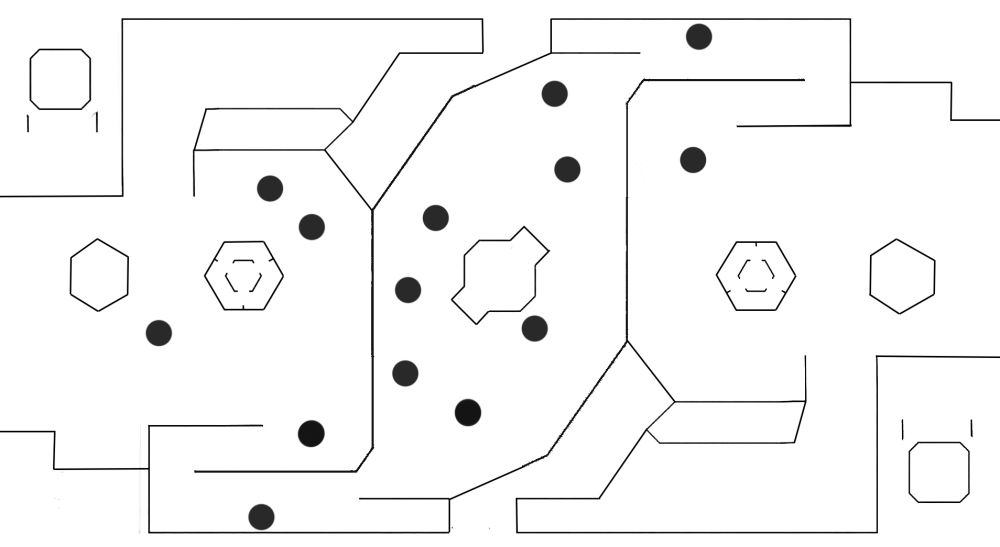
#> input picture Astar/map/RMUC1_B.png, 1000 x 547 px
$ python astar.py
#> lines starting #> are read from the running program, lines starting #| are printed output that depends on the picture; after the words box and inside, x2 and y2 are one past the last pixel; in counts of white or black regions, pixels touching at a corner belong together
import cv2
import numpy as np
import matplotlib.pyplot as plt
import heapq
import time

class Node:
    # [6 lines left out: function __init__, not called in this run]

    def __lt__(self, other):
        return self.f < other.f

def heuristic(a, b):
    return np.linalg.norm(np.array(a) - np.array(b))

# [45 lines left out: function astar, not called in this run]

def jps(grid, start, end):
    from collections import deque
    import math

    directions = [(0, 1), (1, 0), (0, -1), (-1, 0),  # 四方向
                  (1, 1), (1, -1), (-1, 1), (-1, -1)] # 八方向

    def forced_neighbors(pos, parent_pos):
        # 实现跳跃点检测逻辑（此处简化）
        # 完整实现需处理斜向跳跃和强迫邻居
        x, y = pos
        px, py = parent_pos if parent_pos else (x, y)
        dx, dy = x - px, y - py

        # 简化版：直接返回所有可行方向
        neighbors = []
        for dx, dy in directions:
            nx, ny = x + dx, y + dy
            if 0 <= nx < grid.shape[0] and 0 <= ny < grid.shape[1] and grid[nx, ny] == 255:
                neighbors.append((nx, ny))
        return neighbors

    open_set = {start: 0}
    came_from = {}
    g_score = {start: 0}
    f_score = {start: heuristic(start, end)}
    open_heap = [(f_score[start], start)]

    while open_heap:
        _, current = heapq.heappop(open_heap)
        if current == end:
            path = []
            while current in came_from:
                path.append(current)
                current = came_from[current]
            path.append(start)
            return path[::-1]

        for neighbor in forced_neighbors(current, came_from.get(current)):
            tentative_g = g_score[current] + heuristic(current, neighbor)
            if neighbor not in g_score or tentative_g < g_score[neighbor]:
                came_from[neighbor] = current
                g_score[neighbor] = tentative_g
                f_score[neighbor] = tentative_g + heuristic(neighbor, end)
                if neighbor not in open_set:
                    heapq.heappush(open_heap, (f_score[neighbor], neighbor))
                    open_set[neighbor] = 1

    return None

def inflate_obstacles(binary_map, radius):
    """对障碍物进行膨胀处理，同时返回膨胀区域mask"""
    kernel = cv2.getStructuringElement(cv2.MORPH_ELLIPSE, (radius*2+1, radius*2+1))
    inflated = cv2.dilate(255 - binary_map, kernel)
    result = 255 - inflated

    # 计算膨胀区域mask（1表示膨胀新增的区域）
    inflate_mask = np.logical_and(result == 0, binary_map == 255).astype(np.uint8)
    return result, inflate_mask

def plot_paths(original_map, inflated_map, inflate_mask, path, start, end):
    """专业风格可视化地图 - 输出两张图像"""
    # 第一张图：膨胀后的地图加路径
    img_inflated = np.full((*inflated_map.shape, 3), 255, dtype=np.uint8)  # 全白底

    # 原始障碍物（深灰）
    img_inflated[original_map == 0] = (50, 50, 50)

    # 膨胀区域（蓝）
    img_inflated[inflate_mask == 1] = (255, 0, 0)

    # 路径轨迹（橘红，线宽加粗）
    for y, x in path:
        img_inflated[y, x] = (0, 100, 255)

    # 起点（青绿色，增大标记）
    img_inflated[start[0], start[1]] = (0, 255, 255)

    # 终点（品红）
    img_inflated[end[0], end[1]] = (255, 0, 255)

    # 第二张图：原始地图上的路径（无膨胀可视化）
    img_original = np.full((*original_map.shape, 3), 255, dtype=np.uint8)  # 全白底

    # 原始障碍物（深灰）
    img_original[original_map == 0] = (50, 50, 50)

    # 路径轨迹（橘红，线宽加粗）
    for y, x in path:
        img_original[y, x] = (0, 100, 255)

    # 起点（青绿色，增大标记）
    img_original[start[0], start[1]] = (0, 255, 255)

    # 终点（品红）
    img_original[end[0], end[1]] = (255, 0, 255)

    # 显示两张图
    plt.figure(figsize=(20, 10))

    # 第一张图：带膨胀障碍物的路径
    plt.subplot(1, 2, 1)
    plt.imshow(cv2.cvtColor(img_inflated, cv2.COLOR_BGR2RGB))
    plt.title("A* Path with Inflated Obstacles")
    plt.axis('off')

    # 第二张图：原始地图上的路径
    plt.subplot(1, 2, 2)
    plt.imshow(cv2.cvtColor(img_original, cv2.COLOR_BGR2RGB))
    plt.title("A* Path on Original Map")
    plt.axis('off')

    # 加粗路径（增加linewidth）
    plt.subplot(1, 2, 1).plot([x for _, x in path], [y for y, _ in path], '-o', color='green', markersize=2, linewidth=1, label='Path')
    plt.subplot(1, 2, 2).plot([x for _, x in path], [y for y, _ in path], '-o', color='green', markersize=2, linewidth=1, label='Path')

    # 加粗起始点（增加marker大小）
    plt.subplot(1, 2, 1).scatter(start[1], start[0], c='cyan', s=500, edgecolors='black', label='Start', marker='o')
    plt.subplot(1, 2, 2).scatter(start[1], start[0], c='cyan', s=500, edgecolors='black', label='Start', marker='o')

    # 加粗终点（增加marker大小）
    plt.subplot(1, 2, 1).scatter(end[1], end[0], c='magenta', s=500, edgecolors='black', label='End', marker='s')
    plt.subplot(1, 2, 2).scatter(end[1], end[0], c='magenta', s=500, edgecolors='black', label='End', marker='s')

    # 显示图例
    plt.tight_layout()
    plt.savefig("path_planning_result.png")
    plt.show()

# ---------------- 主程序 ----------------

# 配置
img_path = "map/RMUC1_B.png"  # 地图路径
inflate_radius = 10              # 膨胀半径

# 读取图
gray_map = cv2.imread(img_path, cv2.IMREAD_GRAYSCALE)
#> gray_map is the input picture: shape (547, 1000); min 0, max 255, mean 246.5

# 二值化
_, binary_map = cv2.threshold(gray_map, 127, 255, cv2.THRESH_BINARY)
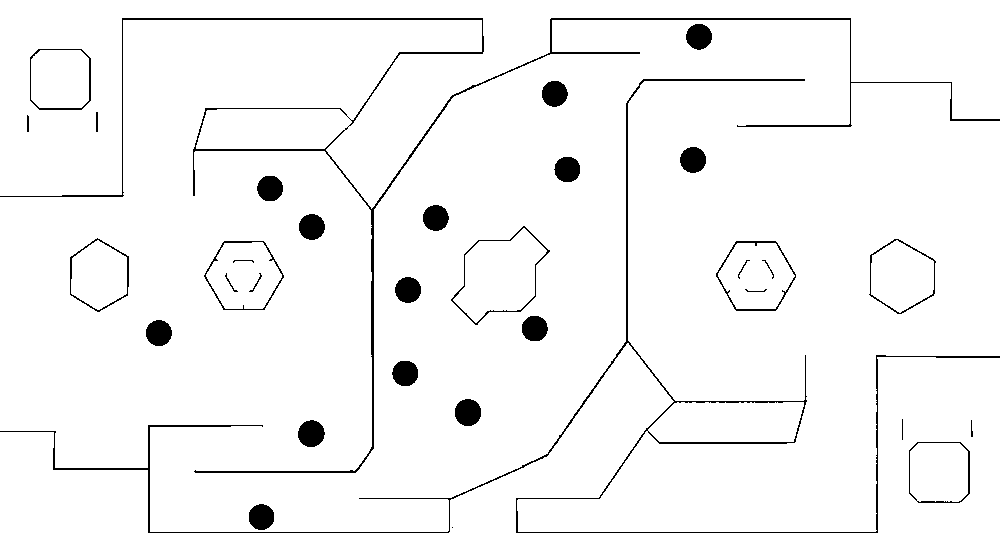
#> binary_map: shape (547, 1000); 96.4% white; 34 black regions (1 under 20 px), largest, box (x1, y1, x2, y2) and area: (0, 18, 1000, 473) 5054, (0, 79, 1000, 533) 4368, (455, 399, 481, 426) 564

h, w = binary_map.shape
#> h = 547; w = 1000

# 起终点
# start = (h - 1, 0)   # 左下角
# end = (0, w - 1)     # 右上角
start = (220, 120)
end   = (220, 680)

# 膨胀处理
inflated_map, inflate_mask = inflate_obstacles(binary_map, inflate_radius)
#> in inflate_obstacles, `inflated = cv2.dilate(255 - binary_map, kernel)`:
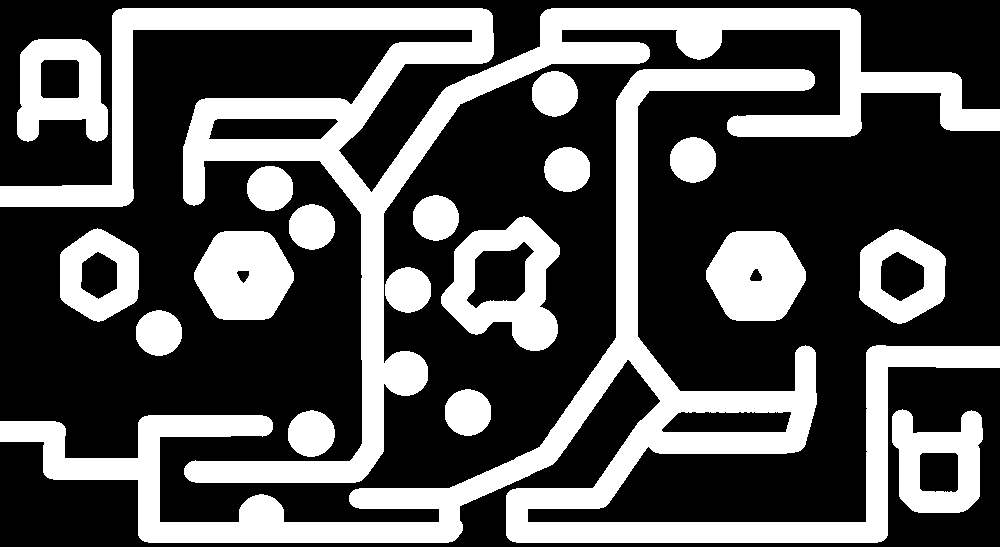
#> inflated: shape (547, 1000); 33.8% white; 19 white regions, largest, box (x1, y1, x2, y2) and area: (0, 8, 1000, 483) 64078, (0, 69, 1000, 543) 61737, (441, 216, 560, 351) 7955
#> in inflate_obstacles, `inflate_mask = np.logical_and(result == 0, binary_map == 255).astype(n..`:
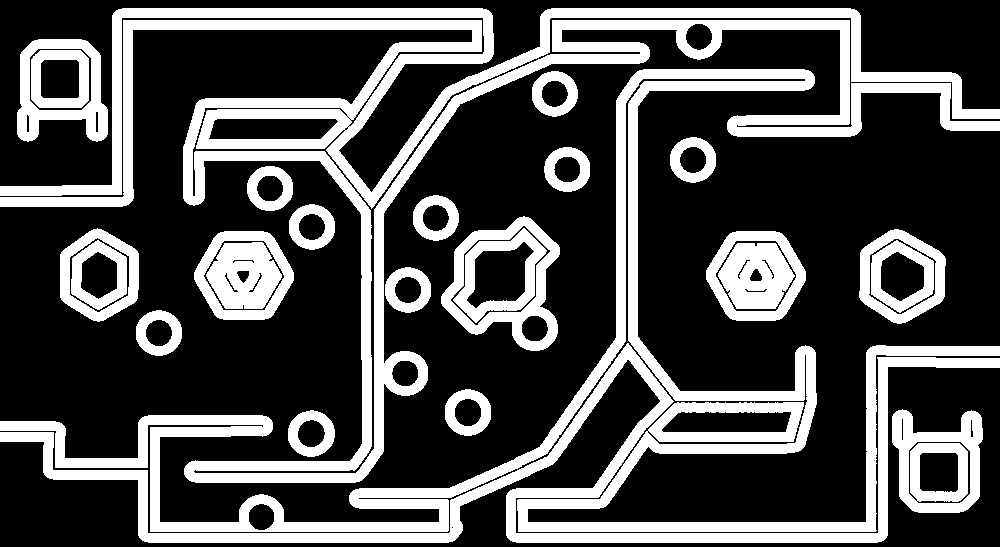
#> inflate_mask: shape (547, 1000); values 0 (black) and 1 (white), 30.2% white; 26 white regions, largest, box (x1, y1, x2, y2) and area: (0, 8, 1000, 483) 57978, (0, 69, 1000, 532) 38877, (0, 343, 1000, 543) 17970

# 计时
start_time = time.time()

# 路径规划
# path = astar(inflated_map, start, end)
# 使用JPS算法进行路径规划
path = jps(inflated_map, start, end)
#> path = 1277 pairs, first value 68 to 483, second value 120 to 815

end_time = time.time()
elapsed_time = end_time - start_time

# 输出
if path:
    print(f"路径长度: {len(path)}")
#| 路径长度: 1277
    print(f"规划耗时: {elapsed_time:.4f} 秒")
    plot_paths(binary_map, inflated_map, inflate_mask, path, start, end)
#> after the loop in plot_paths, `for y, x in path:`:
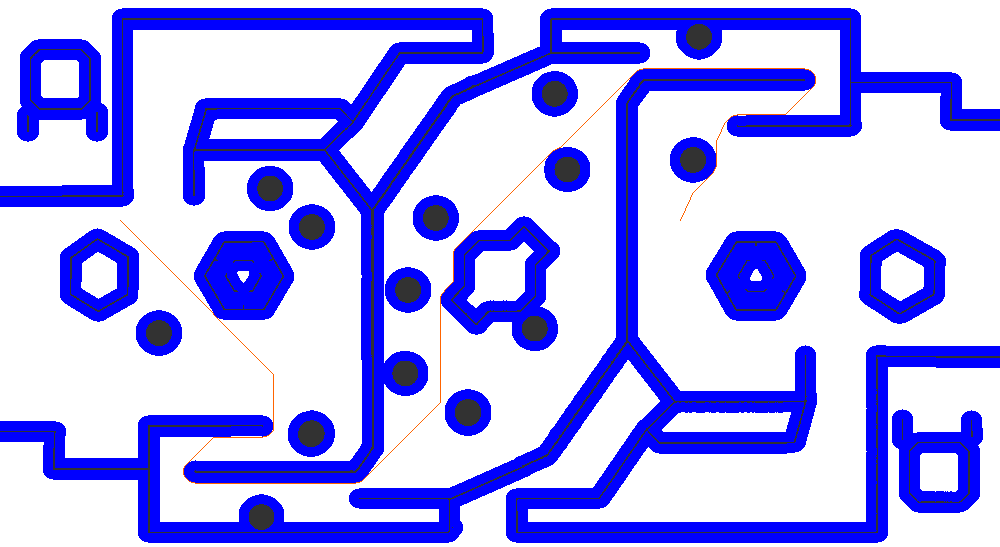
#> img_inflated: shape (547, 1000, 3); mean of channels 0, 1, 2 247, 170.1, 170.5; drawn as B, G, R
#> in plot_paths, `img_inflated[start[0], start[1]] = (0, 255, 255)`: img_inflated: shape (547, 1000, 3); under 0.01% of pixels changed, all inside (x1, y1, x2, y2) = (120, 220, 121, 221)
#> in plot_paths, `img_inflated[end[0], end[1]] = (255, 0, 255)`: img_inflated: shape (547, 1000, 3); mean of channels 0, 1, 2 247, 170.1, 170.5
#> after the loop in plot_paths, `for y, x in path:`:
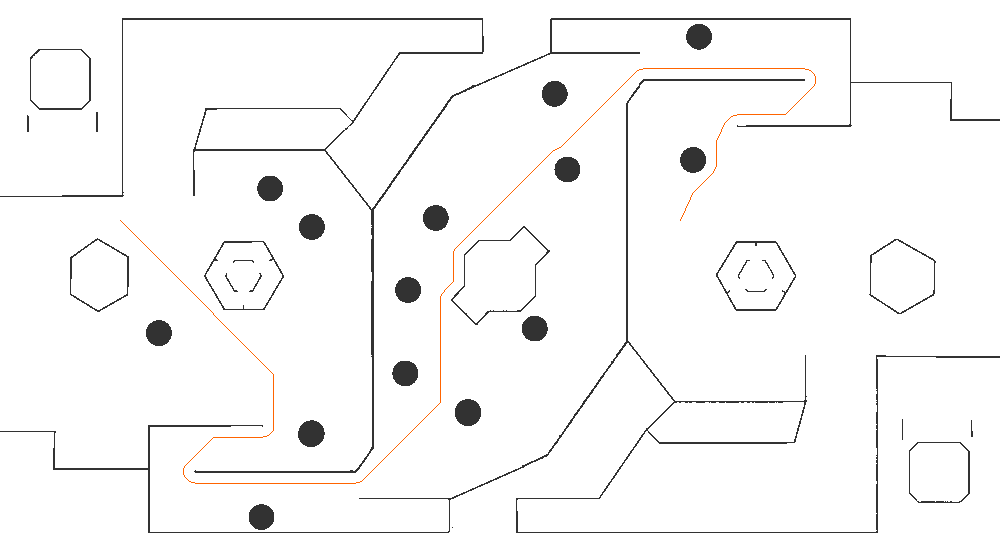
#> img_original: shape (547, 1000, 3); mean of channels 0, 1, 2 247, 247.3, 247.6; drawn as B, G, R
#> in plot_paths, `img_original[end[0], end[1]] = (255, 0, 255)`: img_original: shape (547, 1000, 3); mean of channels 0, 1, 2 247, 247.3, 247.6
#> in plot_paths, `plt.savefig("path_planning_result.png")`:
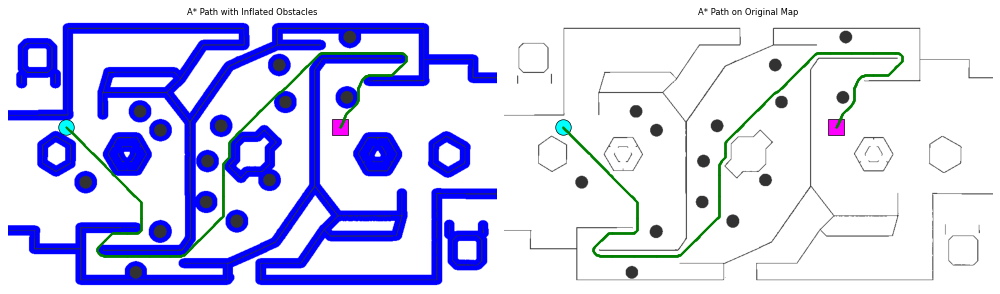
#> figure drawn by matplotlib, 2 panels
else:
    print("未找到路径。")

$ run again, with Astar/map/RMUC.png copied over Astar/map/RMUC1_B.png
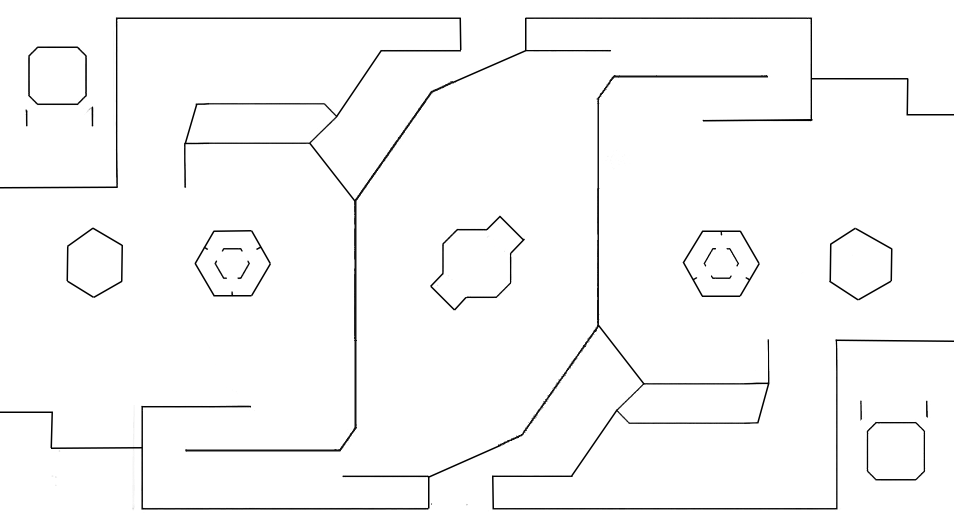
#> input picture Astar/map/RMUC.png, 1908 x 1045 px (shown at 1/2 size)
#> gray_map is the input picture: shape (1045, 1908); min 0, max 255, mean 249.4
#> binary_map: shape (1045, 1908); 97.7% white; 22 black regions (3 under 20 px), largest, box (x1, y1, x2, y2) and area: (0, 35, 1908, 904) 17770, (0, 150, 1908, 1019) 17143, (860, 431, 1050, 621) 1791
#> in inflate_obstacles, `inflated = cv2.dilate(255 - binary_map, kernel)`:
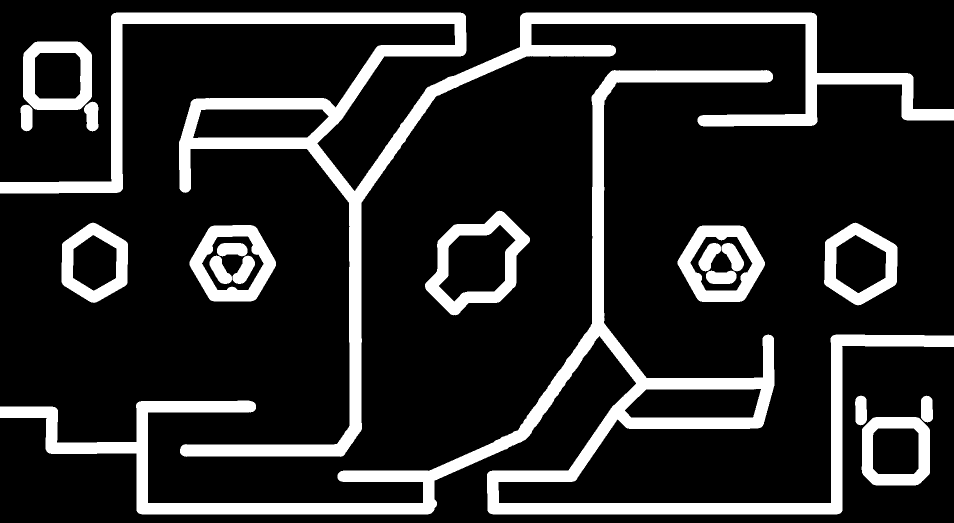
#> inflated: shape (1045, 1908) (shown at 1/2 size); 17% white; 19 white regions, largest, box (x1, y1, x2, y2) and area: (0, 25, 1908, 914) 126086, (0, 140, 1908, 1029) 125934, (850, 421, 1060, 631) 13579
#> in inflate_obstacles, `inflate_mask = np.logical_and(result == 0, binary_map == 255).astype(n..`:
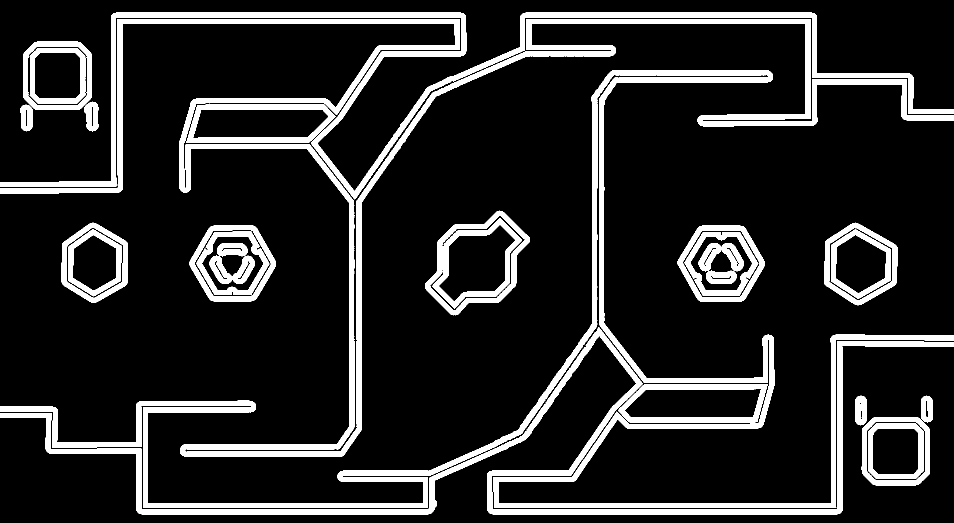
#> inflate_mask: shape (1045, 1908) (shown at 1/2 size); values 0 (black) and 1 (white), 14.7% white; 30 white regions, largest, box (x1, y1, x2, y2) and area: (0, 140, 1908, 1016) 67554, (0, 38, 1908, 914) 67342, (0, 654, 1908, 1029) 34693

$ run again, with Astar/map/RMUC1_A.png copied over Astar/map/RMUC1_B.png
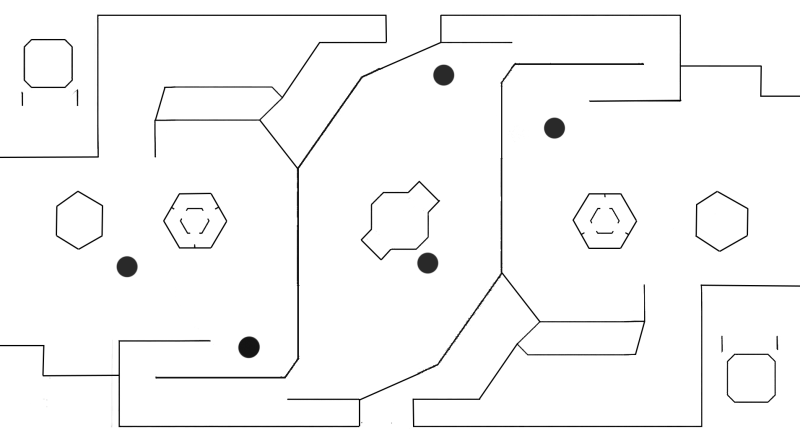
#> input picture Astar/map/RMUC1_A.png, 800 x 438 px
#> gray_map is the input picture: shape (438, 800); min 0, max 255, mean 248.4
#> binary_map: shape (438, 800); 97.4% white; black in thin lines or dots
#> inflated: shape (438, 800); 37.9% white; 9 white regions, largest, box (x1, y1, x2, y2) and area: (0, 5, 800, 389) 54910, (0, 53, 800, 437) 52019, (351, 171, 450, 283) 6156
#> in inflate_obstacles, `inflate_mask = np.logical_and(result == 0, binary_map == 255).astype(n..`:
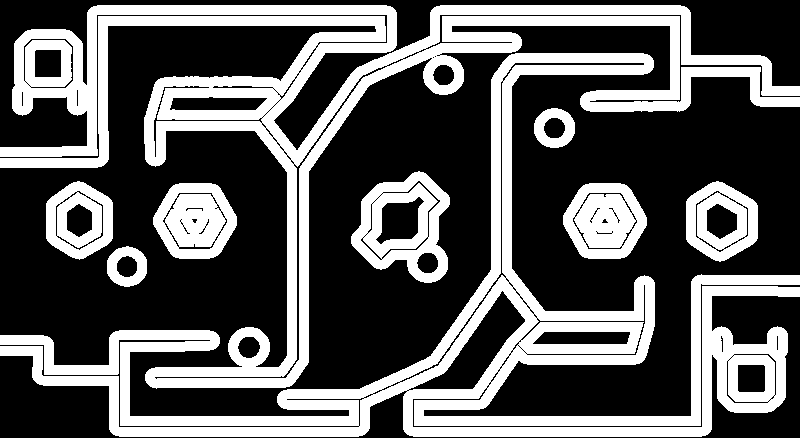
#> inflate_mask: shape (438, 800); values 0 (black) and 1 (white), 35.3% white; 9 white regions, largest, box (x1, y1, x2, y2) and area: (0, 5, 800, 389) 51061, (0, 53, 800, 437) 49160, (351, 171, 450, 283) 5531
#> path = 1043 pairs, first value 52 to 389, second value 120 to 680
#| 路径长度: 1043
#> in plot_paths, `plt.savefig("path_planning_result.png")`:
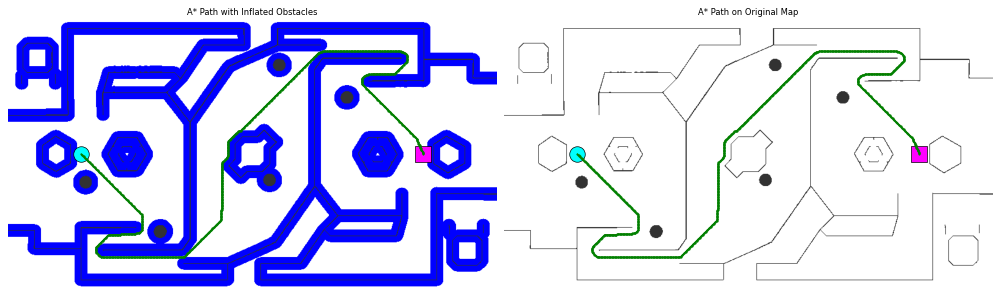
#> figure drawn by matplotlib, 2 panels
